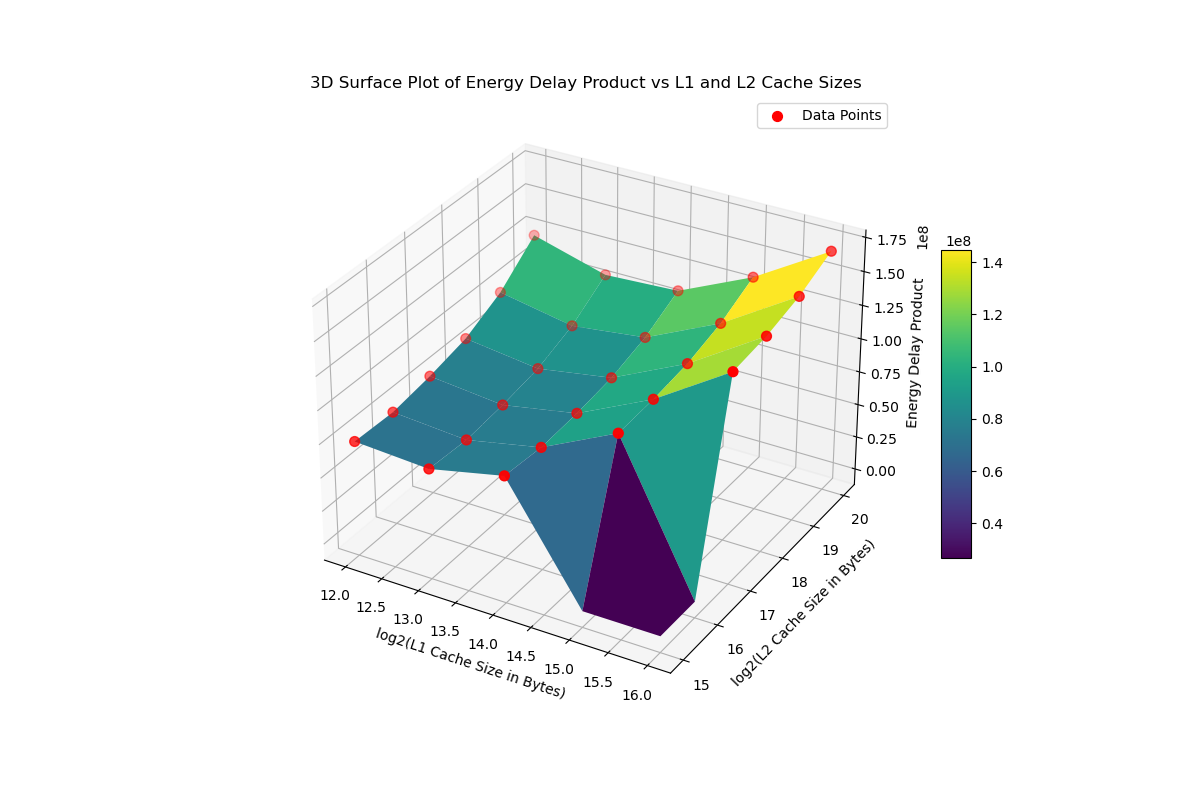

Source code (Python):
import subprocess
import re
import numpy as np
import matplotlib.pyplot as plt
from mpl_toolkits.mplot3d import Axes3D

# Constants
block_size = 32  # Fixed block size
num_of_vc_blocks = 0  # No victim cache
trace_file_name = 'gcc_trace.txt'  # Replace with actual trace file name

# Cache sizes: L1 from 1KB to 64KB and L2 from 32KB to 1MB
l1_sizes_kb = [1, 2, 4, 8, 16, 32, 64]  # In KB
l2_sizes_kb = [32, 64, 128, 256, 512, 1024]  # In KB
l1_sizes_bytes = [size * 1024 for size in l1_sizes_kb]
l2_sizes_bytes = [size * 1024 for size in l2_sizes_kb]

# Regular expressions to capture EDP from output.txt
edp_pattern = re.compile(r"2\. energy-delay product:\s+([0-9]*\.[0-9]*)")

# Function to run the cache simulator and extract the Energy Delay Product (EDP)
def run_cache_sim(L1_size, L2_size):
    # Associativities
    L1_assoc = 4  # 4-way set associative for L1
    L2_assoc = 8  # 8-way set associative for L2

    command = f'./cache_sim {L1_size} {L1_assoc} {block_size} {num_of_vc_blocks} {L2_size} {L2_assoc} {trace_file_name} > output.txt'
    subprocess.run(command, shell=True)
    
    # Read and parse the output file
    with open('output.txt', 'r') as f:
        output = f.read()
        match = edp_pattern.search(output)
        if match:
            return float(match.group(1))
        else:
            return None  # Return None if no valid EDP is found

# Prepare data for 3D surface plot
X = []  # log2(L1 sizes)
Y = []  # log2(L2 sizes)
Z = []  # Energy Delay Products
min_edp = float('inf')  # Initialize with a large value for tracking the minimum EDP
min_L1_size = None  # Track the L1 size for minimum EDP
min_L2_size = None  # Track the L2 size for minimum EDP

# Iterate through L1 and L2 sizes
for L1_size in l1_sizes_bytes:
    for L2_size in l2_sizes_bytes:
        if L1_size < L2_size:  # Ensure L1 is smaller than L2
            edp = run_cache_sim(L1_size, L2_size)
            if edp is not None:
                X.append(np.log2(L1_size))  # log2(L1 cache size)
                Y.append(np.log2(L2_size))  # log2(L2 cache size)
                Z.append(edp)  # Energy Delay Product
                
                # Track the minimum EDP
                if edp < min_edp:
                    min_edp = edp
                    min_L1_size = L1_size
                    min_L2_size = L2_size

# Print the results for the minimum EDP
if min_L1_size is not None and min_L2_size is not None:
    print(f"Minimum EDP: {min_edp}")
    print(f"L1 Cache Size: {min_L1_size / 1024} KB")
    print(f"L2 Cache Size: {min_L2_size / 1024} KB")

# Convert lists to numpy arrays for plotting
X = np.array(X)
Y = np.array(Y)
Z = np.array(Z)

# Create a 3D surface plot
fig = plt.figure(figsize=(12, 8))
ax = fig.add_subplot(111, projection='3d')

# Create a grid for the surface plot
X_grid, Y_grid = np.meshgrid(np.unique(X), np.unique(Y))
Z_grid = np.zeros_like(X_grid)

# Populate the grid with energy delay products
for i in range(len(X)):
    x_idx = np.where(np.unique(X) == X[i])[0][0]
    y_idx = np.where(np.unique(Y) == Y[i])[0][0]
    Z_grid[y_idx, x_idx] = Z[i]

# Plot the surface
surf = ax.plot_surface(X_grid, Y_grid, Z_grid, cmap='viridis', edgecolor='none')

# Plot data points on the surface
ax.scatter(X, Y, Z, color='red', label='Data Points', s=50)  # Mark the data points

# Add labels and title
ax.set_xlabel('log2(L1 Cache Size in Bytes)')
ax.set_ylabel('log2(L2 Cache Size in Bytes)')
ax.set_zlabel('Energy Delay Product')
ax.set_title('3D Surface Plot of Energy Delay Product vs L1 and L2 Cache Sizes')

# Show color bar
fig.colorbar(surf, ax=ax, shrink=0.5, aspect=10)

# Add legend for data points
ax.legend()

plt.show()
